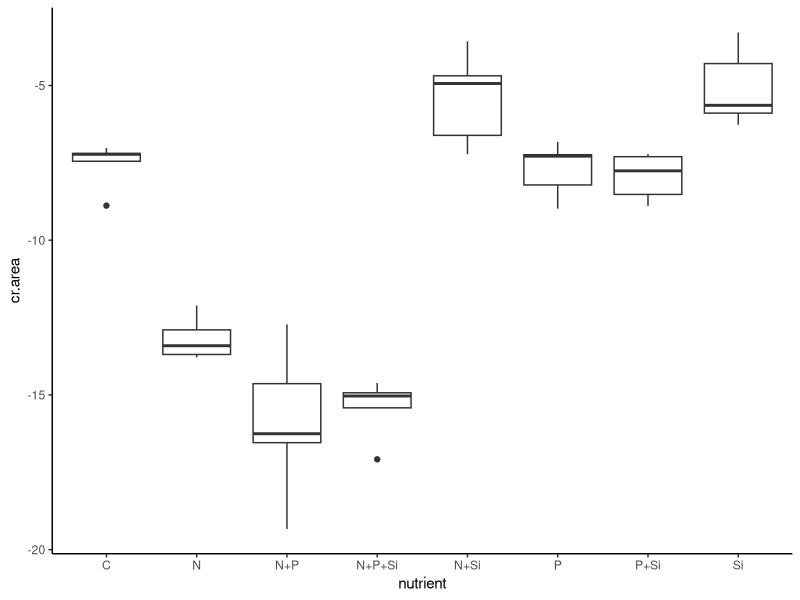
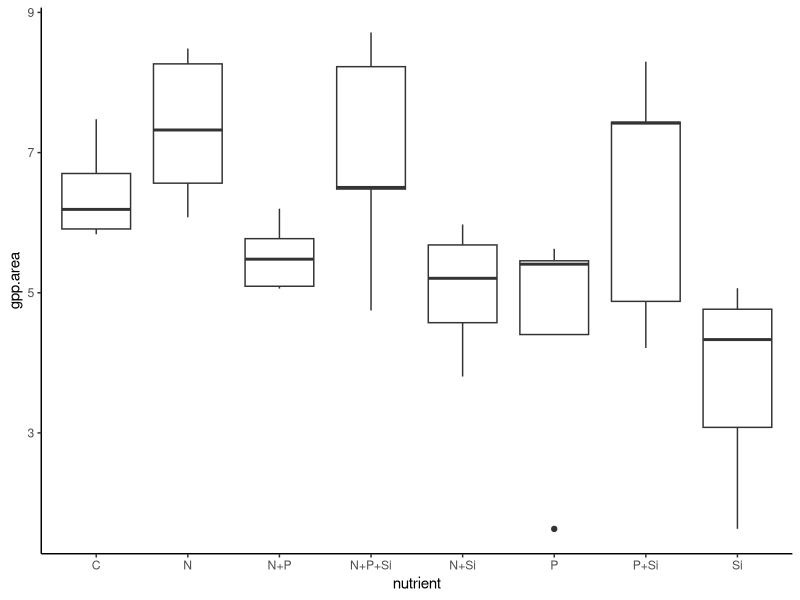
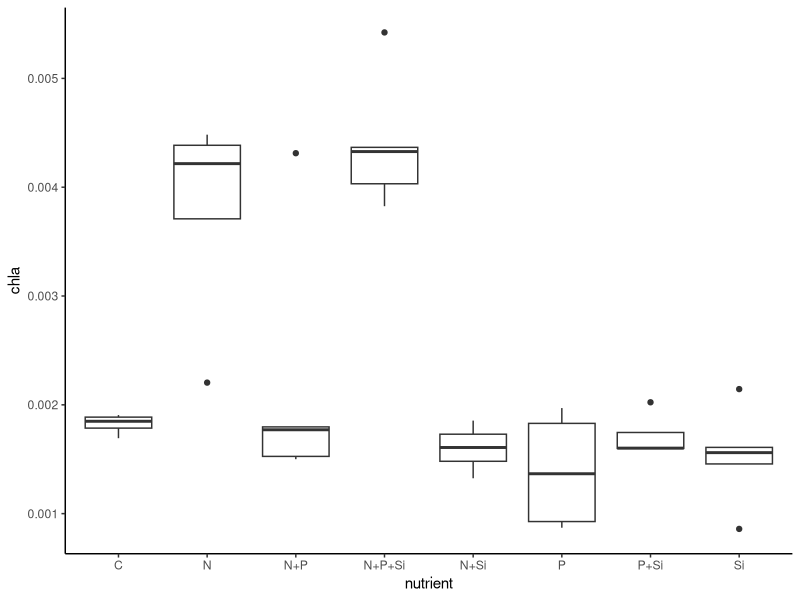
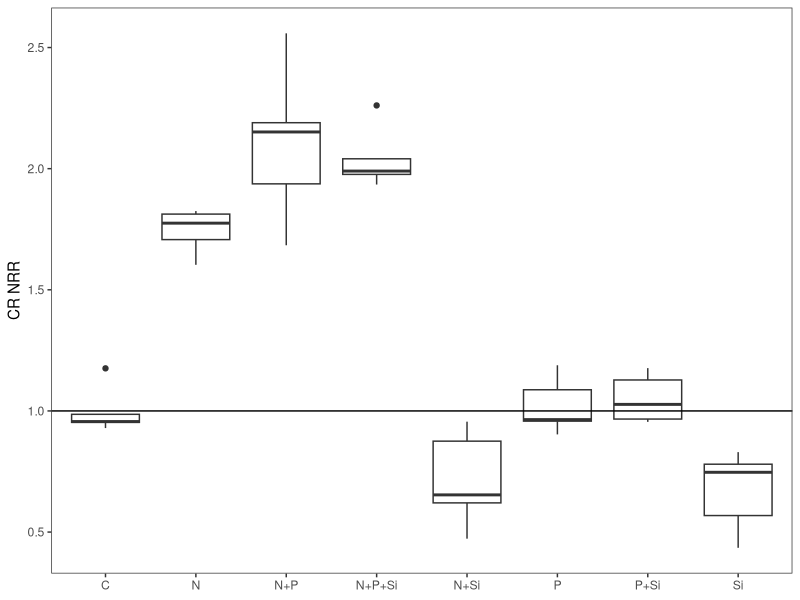
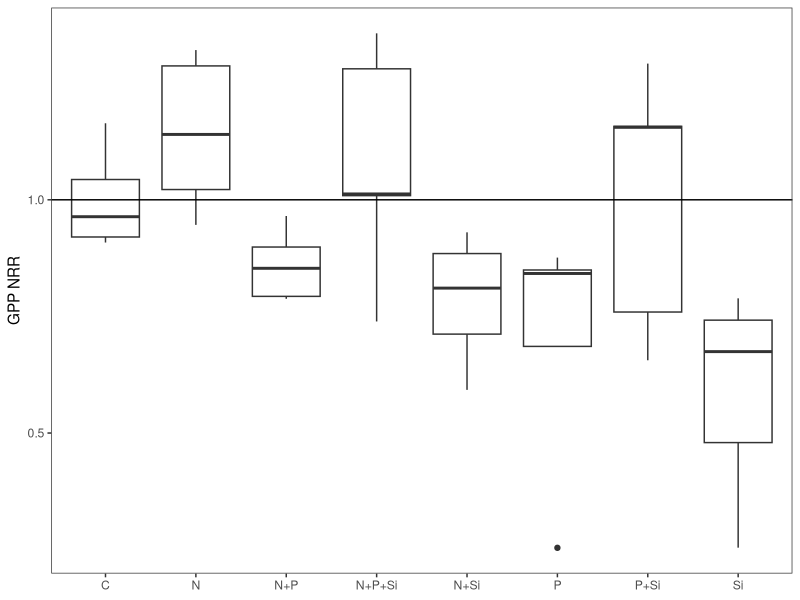
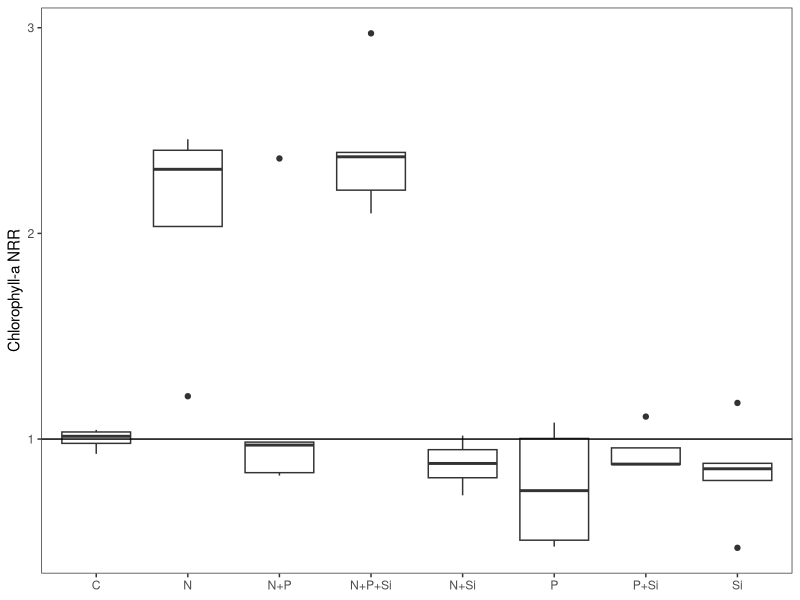
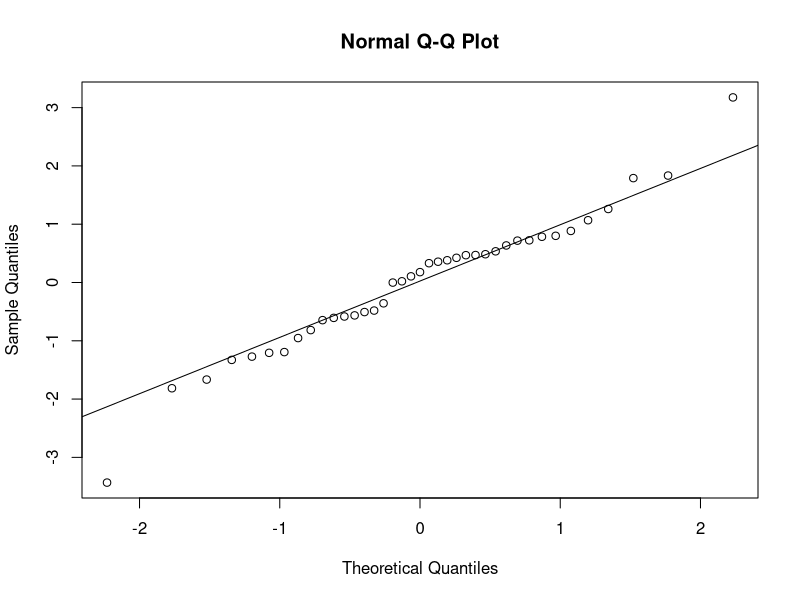
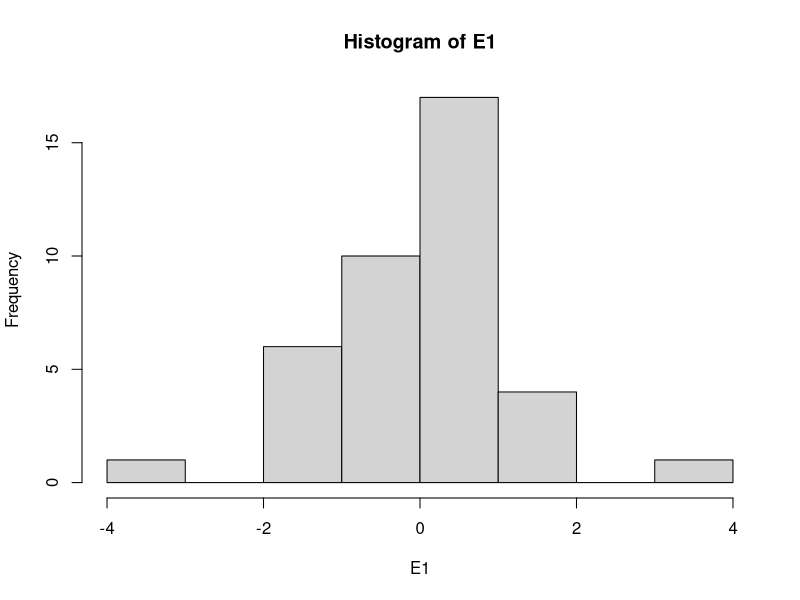

Source code (R) for these figures, in order: (Note: this script raises an error after producing the figures.)
#Author:  Clay Arango
#Creation date: 10-Feb-19
#Script to analyze NDS data from Summer 2018 WSB work with S. Roley and A. Alexiades

#packages
install.packages("nlme")
install.packages("nortest")
install.packages("plyr")
install.packages("dplyr")
install.packages("multcomp")
install.packages("MASS")
install.packages("ggplot2")
library(nlme)
library(nortest)
library(plyr)
library(dplyr)
library(multcomp)
library(MASS)
library(ggplot2)

#Load data
ring_summer <- read.table(file="ring_summer.csv", header=T, sep=",")

#set variable
d = ring_summer

#evaluate data to make sure factors are correct
names(d)

unique(d$nutrient) #control, N, NP, NPSi, NSi, P, PSi, Si
unique(d$N) #should be 0 and 1
unique(d$P) #should be 0 and 1
unique(d$Si) #should be 0 and 1
unique(d$top) #should be "sponge" and "glass"
#if need to change, use recode function below. 
d$top<-recode(d$top, "cellulose" ="sponge")
str(d)

#convert N and P and Si values (0 or 1 for absence or presence) to factors
d$N<-as.factor(d$N)
d$P<-as.factor(d$P)
d$Si<-as.factor(d$Si)
str(d)

#subset data into gpp and cr response
d.cr = subset(d, top=="sponge", data=d)
d.gpp = subset(d, top=="glass", data=d)

#check for outliers and check data entry before calculating CR-NRR
ggplot(d.cr, aes(x=nutrient, y=cr.area)) + geom_boxplot() + theme_classic()
#looks OK
#R5 lost in the field

#calculate nrr for cr
x<-ddply(d.cr, "nutrient", summarise, ave_cr = mean(cr.area, na.rm=T)) 
x
d.cr$cr.nrr = d.cr$cr.area/-7.554539 #divide by control ave_cr

#check for outliers and check data entry before calculating GPP- and chla-NRR
ggplot(d.gpp, aes(x=nutrient, y=gpp.area)) + geom_boxplot() + theme_classic()
#K8 data entry checks out, can stay in analysis
#K1 lost in the field
ggplot(d.gpp, aes(x=nutrient, y=chla)) + geom_boxplot() + theme_classic()
#S1, L7, N2 data entry checks out
#N2 could be excluded from analysis, but it won't affect NRR calculation
#K1 lost in the field

#substitute b.d. chlorophyll with 1/2 detection limit using
#3*SD(y/x)/slope, where SD(y/x) is standard error of the chlorophyll regression
#make vectors for the x (chla) and y (RFU) values found in spreadsheet
#y = c(3.39, 397.33, 693, 1390.66, 3003.32, 5897.49)
#x = c(0, 0.025, 0.05, 0.1, 0.25, 0.5)
#summary(lm(y~x))
#chlabd = (188.47/11627.13)/2


#calculate nrr for gpp and chla
x<- ddply(d.gpp, "nutrient", summarise, ave_gpp = mean(gpp.area, na.rm=T), ave_chla = mean(chla, na.rm=T)) 
x
d.gpp$gpp.nrr = d.gpp$gpp.area/6.422422 #divide by control ave_gpp
d.gpp$chla.nrr = d.gpp$chla/0.001824141 #divide by control ave_chla
#use to exclude outliers
#x1<- ddply(subset(d.gpp, !(nds.id=="F6")), "nutrient", summarise, ave_chla = mean(chla, na.rm=T)) 
#x1
#d.gpp$chla.nrr_1<-d.gpp$chla_ug_cm2/2.700340

#combine into one file and export
d.cr$chla.nrr<-NA
#d.cr$chla.nrr_1<-NA#for excluded outliers
d.cr$gpp.nrr<-NA
d.gpp$cr.nrr<-NA
d.nrr<-rbind(d.cr, d.gpp)
d.nrr$site.date<-"ring_summer"
write.table(d.nrr, "ring_summer_nrr.csv",  sep=",", quote=F, row.names =F)

###############
#plots of NRR
##############
ggplot(data=subset(d.cr, !(nutrient=="control")), aes(x=nutrient, y=cr.nrr))+geom_boxplot()+theme_bw()+
  ylab("CR NRR")+geom_abline(slope = 0, intercept = 1)+
  theme(axis.title.x=element_blank(), panel.grid.minor=element_blank(), panel.grid.major=element_blank())
#N limitation, possible P secondary limitation

ggplot(data=subset(d.gpp, !(nutrient=="control")), aes(x=nutrient, y=gpp.nrr))+geom_boxplot()+theme_bw()+
  ylab("GPP NRR")+geom_abline(slope = 0, intercept = 1)+
  theme(axis.title.x=element_blank(), panel.grid.minor=element_blank(), panel.grid.major=element_blank())
#possible N limitation (but not NP), likely no limitation

ggplot(data=subset(d.gpp, !(nutrient=="control")), aes(x=nutrient, y=chla.nrr))+geom_boxplot()+theme_bw()+
  ylab("Chlorophyll-a NRR")+geom_abline(slope = 0, intercept = 1)+ 
  theme(axis.title.x=element_blank(), panel.grid.minor=element_blank(), panel.grid.major=element_blank())
#N limitation (but why not N+P?)

##########
#NRR Summary Files
#########

GPP_sum<-ddply(d.gpp, "nutrient", summarise, ave_nrr.gpp=mean(gpp.nrr, na.rm=T), sd_nrr.gpp=sd(gpp.nrr, na.rm=T), 
               se_nrr.gpp =(sd(gpp.nrr)/sqrt(sum(!is.na(gpp.nrr)))), 
               ci95_nrr.gpp = (1.96*(sd(gpp.nrr)/sqrt(sum(!is.na(gpp.nrr))))),
               ave_nrr.chla=mean(chla.nrr, na.rm=T), sd_nrr.chla=sd(chla.nrr, na.rm=T), 
               se_nrr.chla =(sd(chla.nrr)/sqrt(sum(!is.na(chla.nrr)))), 
               ci95_nrr.chla = (1.96*(sd(chla.nrr)/sqrt(sum(!is.na(chla.nrr))))))
CR_sum<-ddply(d.cr, "nutrient", summarise, ave_nrr.cr=mean(cr.nrr, na.rm=T), sd_nrr.cr=sd(cr.nrr, na.rm=T), 
              se_nrr.cr =(sd(cr.nrr)/sqrt(sum(!is.na(cr.nrr)))), 
              ci95_nrr.cr = (1.96*(sd(cr.nrr)/sqrt(sum(!is.na(cr.nrr))))))

#now combine into one and export
d.sum<-merge(GPP_sum, CR_sum, by="nutrient")
d.sum$site_date<-"ring_summer"
write.table(d.sum, "ring_summer_summ.csv",  sep=",", quote=F, row.names=F)

############################################################
#analyze RESPIRATION data
############################################################

M1<-gls(cr.area~N*P*Si, data=d.cr, na.action=na.omit)
E1<-residuals(M1)
qqnorm(E1)
qqline(E1)
ad.test(E1)
   #residuals are normally distributed, p=0.241
hist(E1)  
plot(M1)

plot(filter(d.cr, !is.na(cr.area)) %>% dplyr::select(nutrient), 
     E1, xlab="nutrient", ylab="Residuals")
bartlett.test(cr.area~nutrient, data=d.cr)
   #variance test p=0.1614

anova(M1)
  
x <- group_by(d.cr, nutrient) %>%  # Grouping function causes subsequent functions to aggregate by season and reach
  summarize(cr.mean = abs(mean(cr.area, na.rm = TRUE)), # na.rm = TRUE to remove missing values
            cr.sd=abs(sd(cr.area, na.rm = TRUE)),  # na.rm = TRUE to remove missing values
            n = sum(!is.na(cr.area)), # of observations, excluding NAs. 
            cr.se=cr.sd/sqrt(n))

ggplot(data=x, aes(x=nutrient, y=cr.mean)) + 
  geom_bar(stat="identity", position=position_dodge(), color = "black") + 
  geom_errorbar(aes(ymin=cr.mean, ymax=cr.mean+cr.se), width=0.2, 
                position=position_dodge(0.9)) + 
  xlab("Nutrient") +
  ylab(expression(Respiration~(ug~O[2]~m^{-2}~h^{-1}))) +
  ylim(0,20) +
  labs(fill="Light") +
  theme_bw() +
  theme(panel.grid.major=element_blank(),
        panel.grid.minor=element_blank(),
        legend.title=element_text(size=6),
        legend.key=element_blank(), 
        legend.position=c(0.5,0.95), 
        legend.text=element_text(size=8), 
        legend.background=element_blank(), 
        legend.direction="horizontal", 
        legend.key.size=unit(0.3, "cm"), 
        axis.title.y=element_text(size=8), 
        axis.title.x=element_text(size=8), 
        axis.text.x=element_text(size=8))

#ggsave('output/figures/Ring_summer.tiff',
#       units="in",
#       width=3.25,
#       height=3.25,
#       dpi=1200,
#       compression="lzw")

#summarize nrr
x <- group_by(d.cr, nutrient) %>%  # Grouping function causes subsequent functions to aggregate by season and reach
  summarize(cr.mean = abs(mean(cr.nrr, na.rm = TRUE)), # na.rm = TRUE to remove missing values
            cr.sd=abs(sd(cr.nrr, na.rm = TRUE)),  # na.rm = TRUE to remove missing values
            n = sum(!is.na(cr.nrr)), # of observations, excluding NAs. 
            cr.se=cr.sd/sqrt(n))

############################################################
#analyze the PRODUCTION data
############################################################

M1<-gls(gpp.area~N*P*Si, data=d.gpp, na.action=na.omit) 
E1<-residuals(M1)
qqnorm(E1)
qqline(E1)
ad.test(E1)
   #residuals are not normal, p=0.0403

hist(E1, xlab="residuals", main="")
plot(M1)

plot(filter(d.gpp, !is.na(gpp.area)) %>% dplyr::select(nutrient), 
     E1, xlab="nutrient", ylab="Residuals")
bartlett.test(gpp.area~nutrient, data=d.gpp)
   #variances are equal, p=0.3016

anova(M1)
  
x <- group_by(d.gpp, nutrient) %>%  # Grouping function causes subsequent functions to aggregate by season and reach
  summarize(gpp.mean = abs(mean(gpp.area, na.rm = TRUE)), # na.rm = TRUE to remove missing values
            gpp.sd=abs(sd(gpp.area, na.rm = TRUE)),  # na.rm = TRUE to remove missing values
            n = sum(!is.na(gpp.area)), # of observations, excluding NAs. 
            gpp.se=gpp.sd/sqrt(n))

ggplot(data=x, aes(x=nutrient, y=gpp.mean)) + 
  geom_bar(stat="identity", position=position_dodge(), color = "black") + 
  geom_errorbar(aes(ymin=gpp.mean, ymax=gpp.mean+gpp.se), width=0.2, 
                position=position_dodge(0.9)) + 
  xlab("Nutrient") +
  ylab(expression(Production~(ug~O[2]~m^{-2}~h^{-1}))) +
  labs(fill="Light") +
  theme_bw() +
  theme(panel.grid.major=element_blank(),
        panel.grid.minor=element_blank(), 
        legend.title=element_text(size=6), 
        legend.key=element_blank(),  
        legend.position=c(0.5,0.95),  
        legend.text=element_text(size=8),  
        legend.background=element_blank(),  
        legend.direction="horizontal",  
        legend.key.size=unit(0.3, "cm"),  
        axis.title.y=element_text(size=8),  
        axis.title.x=element_text(size=8),  
        axis.text.x=element_text(size=8))

#ggsave('output/figures/gppByNutrient.tiff',
#       units="in",
#       width=3.25,
#       height=3.25,
#       dpi=1200,
#       compression="lzw")


#summarize nrr
x <- group_by(d.gpp, nutrient) %>%  # Grouping function causes subsequent functions to aggregate by season and reach
  summarize(gpp.mean = abs(mean(gpp.nrr, na.rm = TRUE)), # na.rm = TRUE to remove missing values
            gpp.sd=abs(sd(gpp.nrr, na.rm = TRUE)),  # na.rm = TRUE to remove missing values
            n = sum(!is.na(gpp.nrr)), # of observations, excluding NAs. 
            gpp.se=gpp.sd/sqrt(n))


##########################################################
#analyze the CHL-A biomass on disks

M1<-gls(chla~N*P*Si, data=d.gpp, na.action=na.omit)
E1<-residuals(M1)
qqnorm(E1)
qqline(E1)
ad.test(E1)
#residuals are not normal, p=0.005993

hist(E1)  
plot(M1)

plot(filter(d.gpp, !is.na(chla)) %>% dplyr::select(nutrient), 
     E1, xlab="nutrient", ylab="Residuals")
bartlett.test(chla~nutrient, data=d.gpp)
#variance test p=0.0006267

anova(M1)

#try normalizing

d.gpp$l.chla = log10(d.gpp$chla+1)

M2<-gls(l.chla~N*P*Si, data=d.gpp, na.action=na.omit)
E2<-residuals(M2)
qqnorm(E2)
qqline(E2)
ad.test(E2)
#residuals are not normal, p=0.07118

hist(E2)  
plot(M2)

plot(filter(d.gpp, !is.na(chla)) %>% dplyr::select(nutrient), 
     E1, xlab="nutrient", ylab="Residuals")
bartlett.test(l.chla~nutrient, data=d.gpp)
#variance test p=0.007904

anova(M2)
